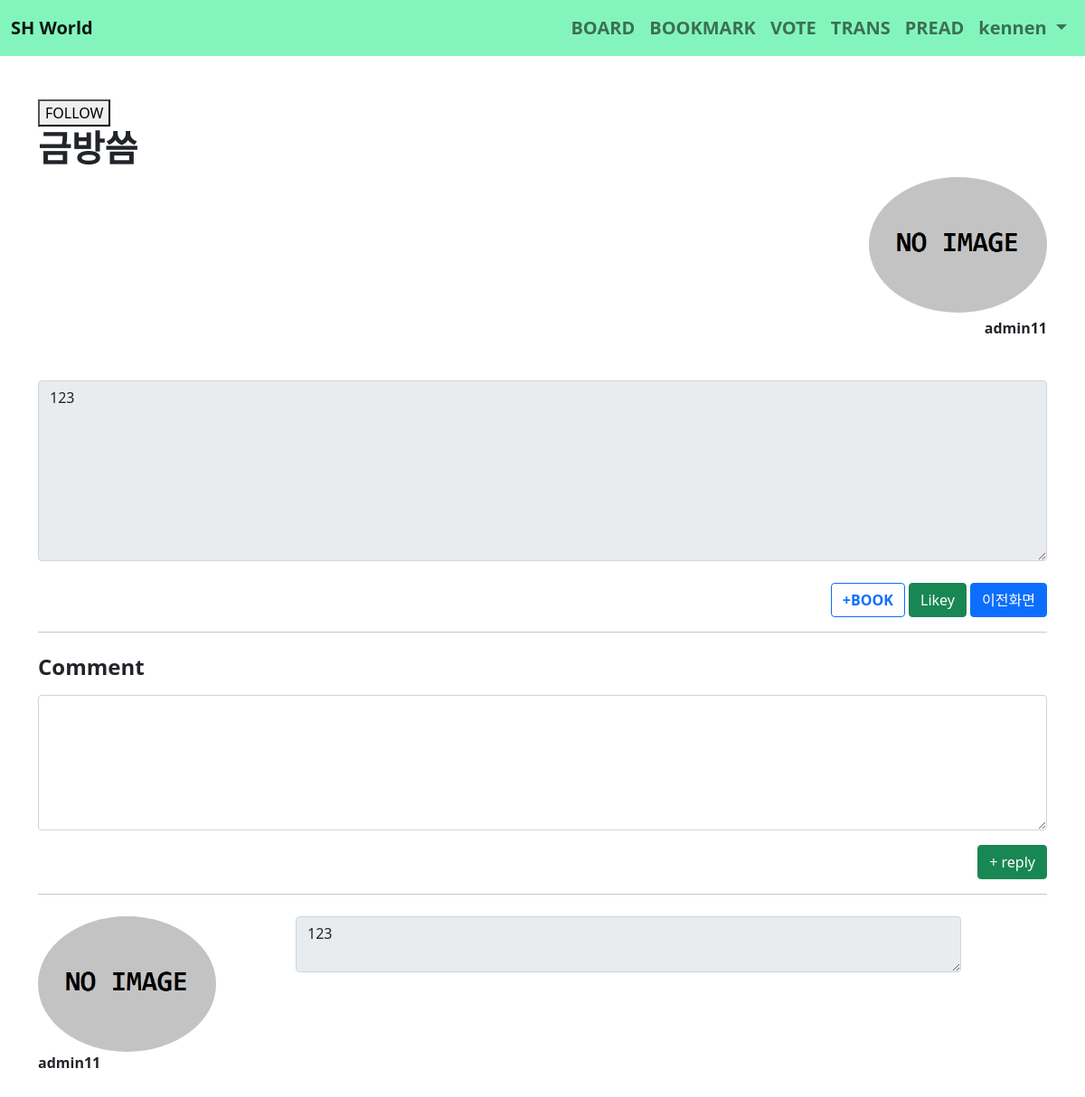
/board/detail/309 (signed in), run on the app's committed database.
### acc/models.py (models this page shows)
class User(AbstractUser):
    comment = models.TextField()
    nickname = models.CharField(max_length=30)
    point = models.IntegerField(default=0)
    pic = models.ImageField(upload_to="usr/%y")
    follow = models.ManyToManyField(settings.AUTH_USER_MODEL, blank=True)
    def getpic(self):
        if self.pic:
            return self.pic.url
        return "/media/need.png"

### board/models.py (models this page shows, shortened)
class Board(models.Model):
    subject = models.CharField(max_length=100)
    writer = models.CharField(max_length=50)
    content = models.TextField()
    pubdate = models.DateTimeField()
    up = models.ManyToManyField(User, blank=True)

class Reply(models.Model):
    sub = models.ForeignKey(Board, on_delete=models.CASCADE)
    replyer = models.CharField(max_length=50)
    comment = models.TextField()
    def rep_pic(self):
        u = User.objects.get(username=self.replyer)
        return u.getpic()

### board/views.py (the view)
# urls.py: path('detail/<bpk>', views.detail, name="detail"),
def detail(request, bpk):
    b = Board.objects.get(id=bpk)
    r = b.reply_set.all()
    u = User.objects.get(username=b.writer)
    context = {
        "bo":b,
        "pic":u.getpic(),
        "rep":r,
        "bwriter":u,
    }
    return render(request, "board/detail.html", context)

### template/board/detail.html (shortened to what this page needs)
{% extends 'base.html' %}
{% block auth %}
<div class="container mt-5 mb-5">
    {% if bwriter in user.follow.all %}
        <a href="{% url 'acc:unfollow' bo.writer bo.id %}"><button>UNFOLLOW</button></a>
    {% else %}
        <a href="{% url 'acc:follow' bo.writer bo.id %}"><button>FOLLOW</button></a>
    {% endif %}
    <h1><b>{{ bo.subject }}</b></h1>
    <div class="text-end">
        <img src="{{ pic }}" class="rounded-circle" style="height: 150px;">
        <h6 class="mt-2"><b>{{ bo.writer }}</b></h6>
    </div>
    <div class="mt-5">
        <textarea class="form-control" disabled style="height: 200px;">{{ bo.content }}</textarea>
    </div>
    <div class="text-end mt-4">
        <button type="button" data-bs-target="#exampleModal" class="btn btn-outline-primary" style="font-weight: bold;" data-bs-toggle="modal" >
            +BOOK
        </button>
        {% if bo.writer == user.username %}
            <a href="#"><button class="btn btn-secondary">수정</button></a>
            <a href="{% url 'board:delete' bo.id %}"><button class="btn btn-danger">삭제</button></a>
        {% else %}
            {% if user in bo.up.all %}
                <a href="{% url 'board:removeup' bo.id %}"><button class="btn btn-danger">Likey X</button></a>
            {% else %}
                <a href="{% url 'board:addup' bo.id %}"><button class="btn btn-success">Likey</button></a>
            {% endif %}
        {% endif %}
        <a href="{% url 'board:index' %}"><button class="btn btn-primary">이전화면</button></a>
    </div>
    <hr>
    <form method="post" action="{% url 'board:create_reply' bo.id %}">
        <h4 class="mt-4"><b>Comment</b></h4>
        <textarea name="comment" class="form-control mt-3" style="height: 150px;"></textarea>
        <div class="mt-3 text-end">
            <button class="btn btn-success">+ reply</button>
        </div>
    </form>
    <hr>
    {% for i in rep %}
        <div class="mt-4 mb-2 row">
            <div class="col-lg-3">
                <img src="{{ i.rep_pic }}" class="rounded-circle" height="150px">
                <b>{{ i.replyer }}</b>
            </div>
            <div class="col-lg-8"><textarea class="form-control" disabled>{{i.comment}}</textarea></div>
        </div>
    {% endfor %}
</div>
{% endblock %}

### template/base.html (shortened to what this page needs)
<!doctype html>
<html lang="en">
    <head>
        <link href="https://cdn.jsdelivr.net/npm/bootstrap@5.1.3/dist/css/bootstrap.min.css" rel="stylesheet">
    </head>
    <body>
    {% if user.is_authenticated %}
    <nav class="navbar navbar-expand-lg navbar-light" style="background-color: rgba(24, 236, 130, 0.534);">
        <div class="container-fluid" style="font-size: 20px; font-weight: bold;">
            <a class="navbar-brand" href="#">SH World</a>
            <div class="collapse navbar-collapse" id="navbarSupportedContent">
                <ul class="navbar-nav ms-auto mb-2 mb-lg-0">
                    <li class="nav-item">
                        <a class="nav-link" href="{% url 'board:index' %}">BOARD</a>
                    </li>
                    <li class="nav-item">
                        <a class="nav-link" href="{% url 'book:index' %}">BOOKMARK</a>
                    </li>
                    <li class="nav-item">
                        <a class="nav-link" href="{% url 'vote:index' %}">VOTE</a>
                    </li>
                    <li class="nav-item">
                        <a class="nav-link" href="{% url 'trans:index' %}">TRANS</a>
                    </li>
                    <li class="nav-item">
                        <a class="nav-link" href="{% url 'pread:index' %}">PREAD</a>
                    </li>
                    <li class="nav-item dropdown">
                        <a class="nav-link dropdown-toggle" href="#" id="navbarDropdown" role="button" data-bs-toggle="dropdown" aria-expanded="false">
                        {{ user.username }}
                        </a>
                    </li>
                </ul>
            </div>
        </div>
    </nav>
    {% block auth %}
    {% endblock %}
    {% endif %}
    </body>
</html>

### data on the page
User: username "kennen"
Board: subject "금방씀", writer "admin11", content "123"
Reply: replyer "admin11", comment "123"
